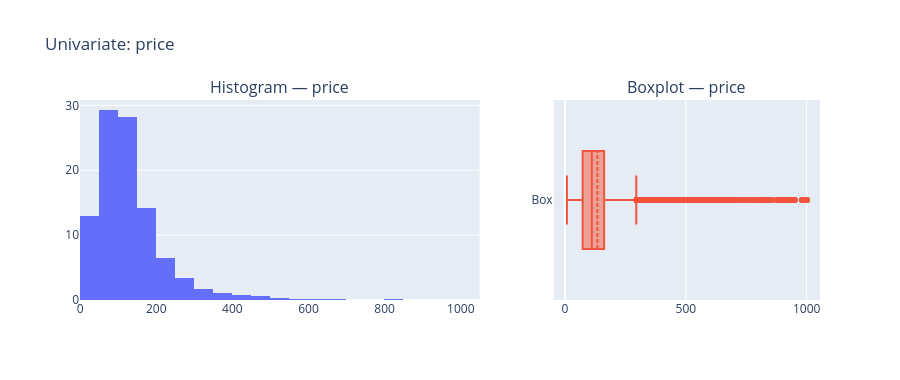
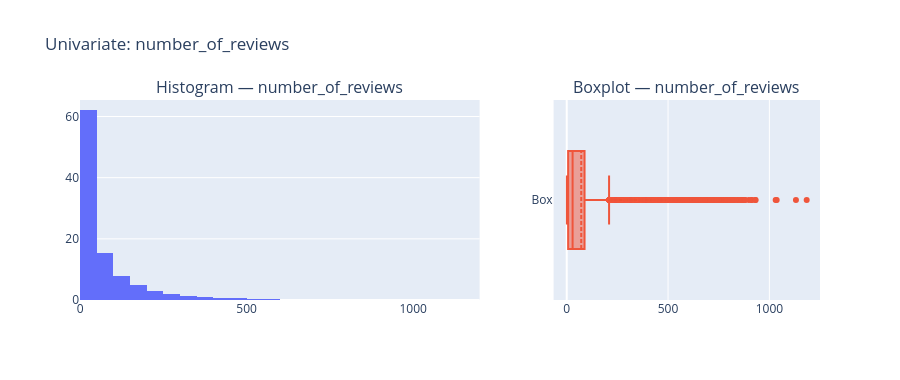
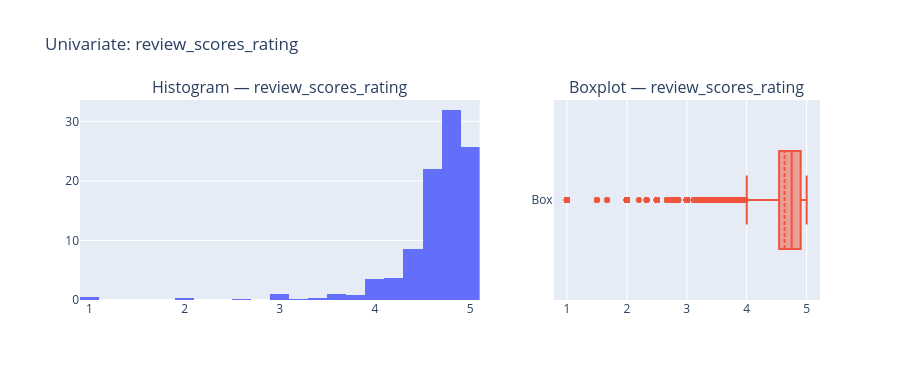
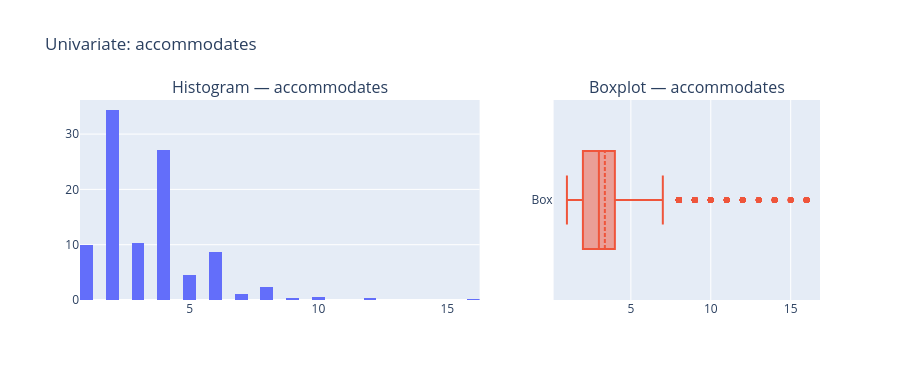

Here is the notebook cell these charts were saved with, in order:
### Markdown cell above
## 2 · Univariate analysis

### 2.1 Numerical distributions

### Code cell
num_vars = [
    "price", "number_of_reviews", "review_scores_rating",
    "accommodates", "calculated_host_listings_count",
]
df_num = l_df[num_vars].dropna()

stats = df_num.describe().T
stats["skewness"] = df_num.skew()
display(stats)

for col in num_vars:
    fig = make_subplots(
        rows=1, cols=2, column_widths=[0.6, 0.4],
        subplot_titles=(f"Histogram — {col}", f"Boxplot — {col}"),
    )
    fig.add_trace(
        go.Histogram(x=df_num[col], nbinsx=40, histnorm="percent", name="Hist"),
        row=1, col=1,
    )
    fig.add_trace(
        go.Box(x=df_num[col], boxmean=True, name="Box"),
        row=1, col=2,
    )
    fig.update_layout(title=f"Univariate: {col}", height=380, showlegend=False)
    fig.show()

### Figure 1 — Plotly figure (JSON) as saved in the notebook; plotly's stock layout.template omitted (floating-point values rounded to 4 significant figures; data arrays with more than 128 entries replaced by an {"elided": "..."} marker saying what was removed)
{"data": [{"histnorm": "percent", "name": "Hist", "nbinsx": 40, "type": "histogram", "x": {"elided": "15772 float values"}, "xaxis": "x", "yaxis": "y"}, {"boxmean": true, "name": "Box", "type": "box", "x": {"elided": "15772 float values"}, "xaxis": "x2", "yaxis": "y2"}], "layout": {"annotations": [{"font": {"size": 16}, "showarrow": false, "text": "Histogram — price", "x": 0.27, "xanchor": "center", "xref": "paper", "y": 1.0, "yanchor": "bottom", "yref": "paper"}, {"font": {"size": 16}, "showarrow": false, "text": "Boxplot — price", "x": 0.82, "xanchor": "center", "xref": "paper", "y": 1.0, "yanchor": "bottom", "yref": "paper"}], "height": 380, "showlegend": false, "title": {"text": "Univariate: price"}, "xaxis": {"anchor": "y", "domain": [0.0, 0.54]}, "xaxis2": {"anchor": "y2", "domain": [0.64, 1.0]}, "yaxis": {"anchor": "x", "domain": [0.0, 1.0]}, "yaxis2": {"anchor": "x2", "domain": [0.0, 1.0]}}}

### Figure 2 — Plotly figure (JSON) as saved in the notebook; plotly's stock layout.template omitted (floating-point values rounded to 4 significant figures; data arrays with more than 128 entries replaced by an {"elided": "..."} marker saying what was removed)
{"data": [{"histnorm": "percent", "name": "Hist", "nbinsx": 40, "type": "histogram", "x": {"elided": "15772 int values"}, "xaxis": "x", "yaxis": "y"}, {"boxmean": true, "name": "Box", "type": "box", "x": {"elided": "15772 int values"}, "xaxis": "x2", "yaxis": "y2"}], "layout": {"annotations": [{"font": {"size": 16}, "showarrow": false, "text": "Histogram — number_of_reviews", "x": 0.27, "xanchor": "center", "xref": "paper", "y": 1.0, "yanchor": "bottom", "yref": "paper"}, {"font": {"size": 16}, "showarrow": false, "text": "Boxplot — number_of_reviews", "x": 0.82, "xanchor": "center", "xref": "paper", "y": 1.0, "yanchor": "bottom", "yref": "paper"}], "height": 380, "showlegend": false, "title": {"text": "Univariate: number_of_reviews"}, "xaxis": {"anchor": "y", "domain": [0.0, 0.54]}, "xaxis2": {"anchor": "y2", "domain": [0.64, 1.0]}, "yaxis": {"anchor": "x", "domain": [0.0, 1.0]}, "yaxis2": {"anchor": "x2", "domain": [0.0, 1.0]}}}

### Figure 3 — Plotly figure (JSON) as saved in the notebook; plotly's stock layout.template omitted (floating-point values rounded to 4 significant figures; data arrays with more than 128 entries replaced by an {"elided": "..."} marker saying what was removed)
{"data": [{"histnorm": "percent", "name": "Hist", "nbinsx": 40, "type": "histogram", "x": {"elided": "15772 float values"}, "xaxis": "x", "yaxis": "y"}, {"boxmean": true, "name": "Box", "type": "box", "x": {"elided": "15772 float values"}, "xaxis": "x2", "yaxis": "y2"}], "layout": {"annotations": [{"font": {"size": 16}, "showarrow": false, "text": "Histogram — review_scores_rating", "x": 0.27, "xanchor": "center", "xref": "paper", "y": 1.0, "yanchor": "bottom", "yref": "paper"}, {"font": {"size": 16}, "showarrow": false, "text": "Boxplot — review_scores_rating", "x": 0.82, "xanchor": "center", "xref": "paper", "y": 1.0, "yanchor": "bottom", "yref": "paper"}], "height": 380, "showlegend": false, "title": {"text": "Univariate: review_scores_rating"}, "xaxis": {"anchor": "y", "domain": [0.0, 0.54]}, "xaxis2": {"anchor": "y2", "domain": [0.64, 1.0]}, "yaxis": {"anchor": "x", "domain": [0.0, 1.0]}, "yaxis2": {"anchor": "x2", "domain": [0.0, 1.0]}}}

### Figure 4 — Plotly figure (JSON) as saved in the notebook; plotly's stock layout.template omitted (floating-point values rounded to 4 significant figures; data arrays with more than 128 entries replaced by an {"elided": "..."} marker saying what was removed)
{"data": [{"histnorm": "percent", "name": "Hist", "nbinsx": 40, "type": "histogram", "x": {"elided": "15772 int values"}, "xaxis": "x", "yaxis": "y"}, {"boxmean": true, "name": "Box", "type": "box", "x": {"elided": "15772 int values"}, "xaxis": "x2", "yaxis": "y2"}], "layout": {"annotations": [{"font": {"size": 16}, "showarrow": false, "text": "Histogram — accommodates", "x": 0.27, "xanchor": "center", "xref": "paper", "y": 1.0, "yanchor": "bottom", "yref": "paper"}, {"font": {"size": 16}, "showarrow": false, "text": "Boxplot — accommodates", "x": 0.82, "xanchor": "center", "xref": "paper", "y": 1.0, "yanchor": "bottom", "yref": "paper"}], "height": 380, "showlegend": false, "title": {"text": "Univariate: accommodates"}, "xaxis": {"anchor": "y", "domain": [0.0, 0.54]}, "xaxis2": {"anchor": "y2", "domain": [0.64, 1.0]}, "yaxis": {"anchor": "x", "domain": [0.0, 1.0]}, "yaxis2": {"anchor": "x2", "domain": [0.0, 1.0]}}}
